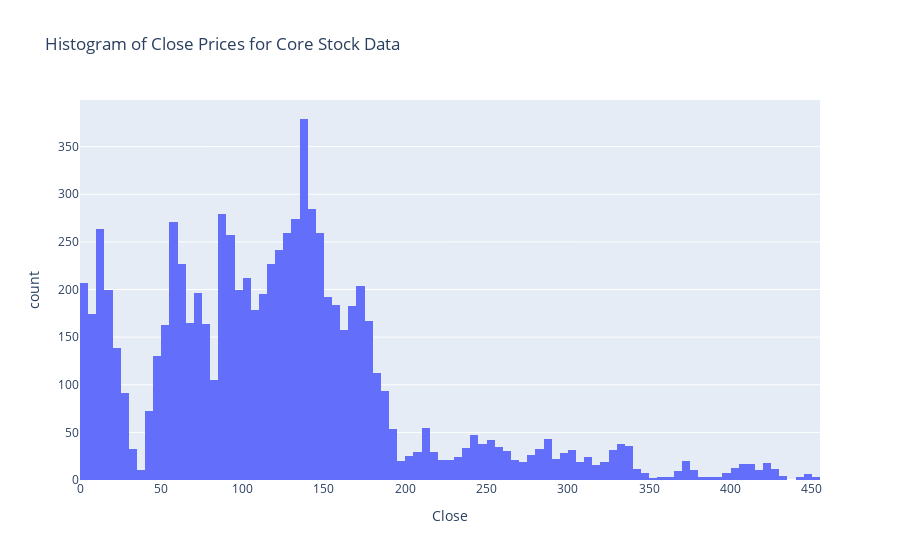

The code cell stored with this chart in its notebook:
### Code cell
fig = px.histogram(core_df, x = 'Close', title = 'Histogram of Close Prices for Core Stock Data')
fig.show()

### Figure 1 — Plotly figure (JSON) as saved in the notebook; plotly's stock layout.template omitted (floating-point values rounded to 4 significant figures; data arrays with more than 128 entries replaced by an {"elided": "..."} marker saying what was removed)
{"data": [{"alignmentgroup": "True", "bingroup": "x", "hovertemplate": "Close=%{x}<br>count=%{y}<extra></extra>", "legendgroup": "", "marker": {"color": "#636efa", "pattern": {"shape": ""}}, "name": "", "offsetgroup": "", "orientation": "v", "showlegend": false, "type": "histogram", "x": {"elided": "8243 float values"}, "xaxis": "x", "yaxis": "y"}], "layout": {"barmode": "relative", "legend": {"tracegroupgap": 0}, "title": {"text": "Histogram of Close Prices for Core Stock Data"}, "xaxis": {"anchor": "y", "domain": [0, 1], "title": {"text": "Close"}}, "yaxis": {"anchor": "x", "domain": [0, 1], "title": {"text": "count"}}}}
